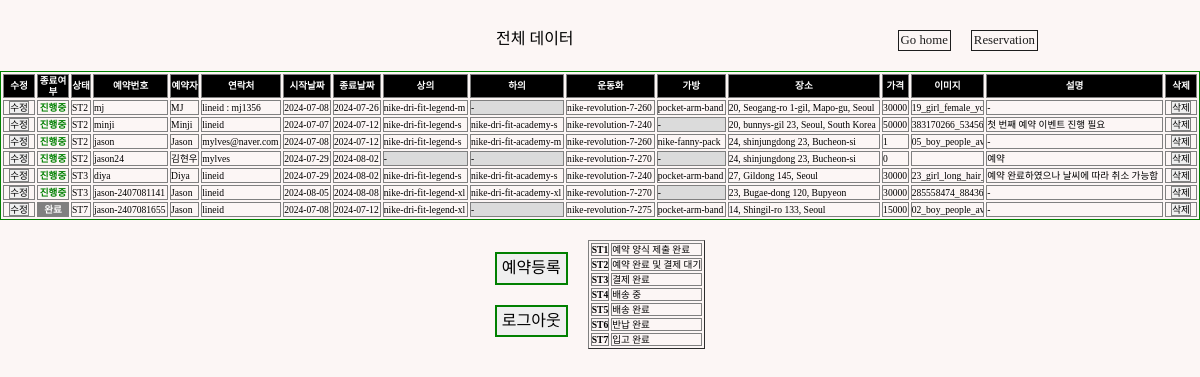
/sterna/data/ (signed in), run on an earlier commit of the app's database.
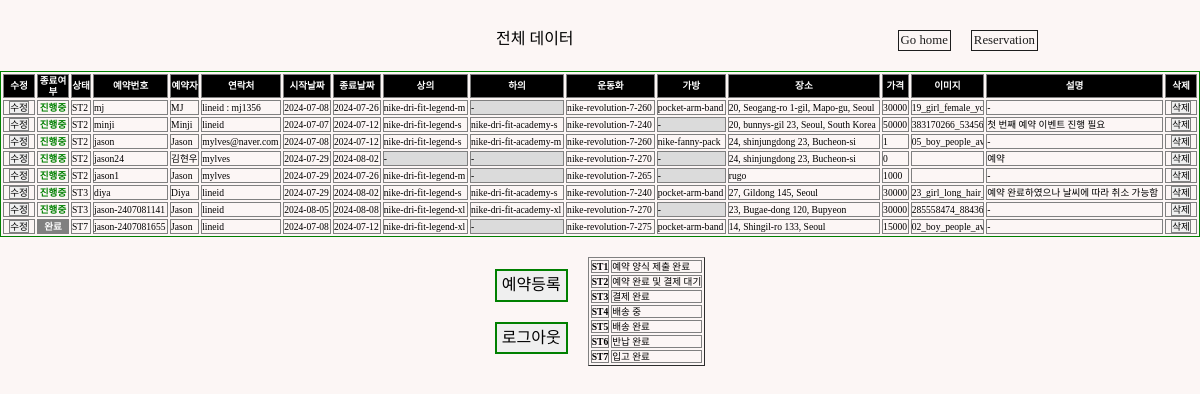
And on a later commit of the database.
### reservation/models.py (models this page shows, shortened)
class Reservation(models.Model):
    STATUS_CHOICE = [
        ("ST1", "예약 양식 제출 완료"),
        ("ST2", "예약 완료 및 결제 대기"),
        ("ST3", "결제 완료"),
        ("ST4", "배송 중"),
        ("ST5", "배송 완료"),
        ("ST6", "반납 완료"),
        ("ST7", "입고 완료"),
    ]
    reserv_id = models.CharField(
        max_length=20,
        primary_key=True,
        default="ste-" + datetime.now().strftime("%Y%m%dT%H%M%S"),
    )
    client = models.CharField(max_length=20)
    contact = models.CharField(max_length=50, blank=False)
    start_date = models.DateField()
    start_time = models.TimeField(blank=True, default=timezone.now)
    end_date = models.DateField()
    end_time = models.TimeField(blank=True, default=timezone.now)
    top = models.ForeignKey(
        Item,
        on_delete=models.CASCADE,
        limit_choices_to={"category": "top"},
        related_name="topName",
        blank=True,
        null=True,
    )
    bottom = models.ForeignKey(
        Item,
        on_delete=models.CASCADE,
        limit_choices_to={"category": "bottom"},
        related_name="bottomName",
        blank=True,
        null=True,
    )
    shoes = models.ForeignKey(
        Item,
        on_delete=models.CASCADE,
        limit_choices_to={"category": "shoes"},
        related_name="shoesName",
        blank=True,
        null=True,
    )
    bag = models.ForeignKey(
        Item,
        on_delete=models.CASCADE,
        limit_choices_to={"category": "bag"},
        related_name="bagName",
        blank=True,
        null=True,
    )
    image = models.ImageField(upload_to="", blank=True)
    desc = models.TextField(blank=True, default="-")
    status = models.CharField(
        max_length=3,
        choices=STATUS_CHOICE,
        default="ST1",
    )
    completed = models.BooleanField(default=False)
    cost = models.IntegerField(default=0)
    location = models.CharField(max_length=50, blank=False)
    paypal_link = models.CharField(max_length=50, blank=False, default="free")

class Item(models.Model):
    CATEGORY = [
        ("shoes", "Shoes"),
        ("top", "Top"),
        ("bottom", "Bottom"),
        ("bag", "Bag & Pouch"),
        ("etc", "ETC"),
    ]
    SIZE = [
        ("Others", "free"),
        (
            "shoes",
            (
                ("220", "220mm"),
                ("225", "225mm"),
                ("230", "230mm"),
                ("235", "235mm"),
                ("240", "240mm"),
                ("245", "245mm"),
                ("250", "250mm"),
                ("255", "255mm"),
                ("260", "260mm"),
                ("265", "265mm"),
                ("270", "270mm"),
                ("275", "275mm"),
                ("280", "280mm"),
                ("285", "285mm"),
                ("290", "290mm"),
                ("295", "295mm"),
                ("300", "300mm"),
            ),
        ),
        (
            "top",
            (
                ("XS", "XS"),
                ("S", "S"),
                ("M", "M"),
                ("L", "L"),
                ("XL", "XL"),
                ("XXL", "XXL"),
            ),
        ),
        (
            "bottom",
            (
                ("XS", "XS"),
                ("S", "S"),
                ("M", "M"),
                ("L", "L"),
                ("XL", "XL"),
                ("XXL", "XXL"),
            ),
        ),
    ]
    GENDER = {("M", "Male"), ("F", "Female"), ("E", "NO Gender")}
    category = models.CharField(max_length=10, choices=CATEGORY)
    gender = models.CharField(max_length=1, blank=True, choices=GENDER)
    name = models.CharField(max_length=20, blank=True)
    model_num = models.CharField(primary_key=True, max_length=50, blank=True)
    size = models.CharField(max_length=10, blank=True, choices=SIZE)
    amount = models.IntegerField(default=0, blank=True)
    link = models.URLField(blank=True)
    def __str__(self):
        return self.model_num

### reservation/views.py (the view)
# urls.py: path("sterna/data/", views.data, name="data"),
@login_required(login_url="users:login")
def data(request):
    reservation = Reservation.objects.all().order_by("status")
    context = {"reservation": reservation}
    return render(request, "admin/data.html", context)

### templates/admin/data.html (shortened to what the changed rows need)
{% load static %}
<!DOCTYPE html>
<html lang="en">
  <head>
    <link rel="stylesheet" type="text/css" href="{% static 'css/sterna.css' %}"/>
    <link rel="stylesheet" type="text/css" href="{% static 'css/normalize.css' %}"/>
    <link href="https://cdnjs.cloudflare.com/ajax/libs/bootstrap-datetimepicker/3.0.0/css/bootstrap-datetimepicker.min.css" rel="stylesheet"/>
  </head>
  <body>
    {% if user.is_staff %}
      <div>
        <table border="1px solid black" bordercolor="green" style="font-size:0.6rem; width:100%;">
          <tr style="background-color:black; color:white;">
            <th scope="col" style="width:30px; text-align:center">수정</th>
            <th scope="col" style="width:30px; text-align:center">종료여부</th>
            <th scope="col">상태</th>
            <th scope="col">예약번호</th>
            <th scope="col">예약자</th>
            <th scope="col">연락처</th>
            <th scope="col">시작날짜</th>
            <th scope="col">종료날짜</th>
            <th scope="col">상의</th>
            <th scope="col">하의</th>
            <th scope="col">운동화</th>
            <th scope="col">가방</th>
            <th scope="col">장소</th>
            <th scope="col">가격</th>
            <th scope="col" style="max-width:70px; text-align:center">이미지</th>
            <th scope="col">설명</th>
            <th scop="com">삭제</th>
          </tr>
          {% for data in reservation %}
            <tr>
              <td style="width:30px; text-align:center">
                <a href="{% url "reservation:update" data.pk %}">
                  <button>수정</button>
                </a>
              </td>
              {% if data.completed == True %}
                <td style="color:white; font-weight:bold; background-color:grey; text-align:center;">완료</td>
              {% else %}
                <td style="color:green; font-weight:bold; text-align:center;">진행중</td>
              {% endif %}
              <td>{{data.status}}</td>
              <td>{{data.reserv_id}}</td>
              <td>{{data.client}}</td>
              <td>{{data.contact}}</td>
              <td>{{data.start_date | date:"Y-m-d"}}</td>
              <td>{{data.end_date | date:"Y-m-d"}}</td>
              {% if data.top.name == None %}
                <td style='background-color:#DBDBDB;'>-</td>
              {% else %}
                <td>{{data.top}}</td>
              {% endif %}
              {% if data.bottom.name == None %}
                <td style='background-color:#DBDBDB;'>-</td>
              {% else %}
                <td>{{data.bottom}}</td>
              {% endif %}
              {% if data.shoes.name == None %}
                <td style='background-color:#DBDBDB;'>-</td>
              {% else %}
                <td>{{data.shoes}}</td>
              {% endif %}
              {% if data.bag.name == None %}
                <td style='background-color:#DBDBDB;'>-</td>
              {% else %}
                <td>{{data.bag}}</td>
              {% endif %}
              <td>{{data.location}}</td>
              <td>{{data.cost}}</td>
              <td style="max-width:70px; overflow:hidden;">{{data.image}}</td>
              <td>{{data.desc}}</td>
              <td style="width:30px; text-align:center">
                <div class="del-button">
                  <a href="{% url "reservation:delpage" data.pk %}">
                    <button>삭제</button>
                  </a>
                </div>
              </td>
            </tr>
          {% endfor %}
        </table>
        <div class="flex-row">
          <table style="margin:20px 0 0 20px;" border="1">
            <tr style='font-weight:normal; font-size:0.6rem;'>
              <th>ST1</th>
            </tr>
            <tr style='font-weight:normal; font-size:0.6rem;'>
              <th>ST2</th>
            </tr>
            <tr style='font-weight:normal; font-size:0.6rem;'>
              <th>ST3</th>
            </tr>
            <tr style='font-weight:normal; font-size:0.6rem;'>
              <th>ST4</th>
            </tr>
            <tr style='font-weight:normal; font-size:0.6rem;'>
              <th>ST5</th>
            </tr>
            <tr style='font-weight:normal; font-size:0.6rem;'>
              <th>ST6</th>
            </tr>
            <tr style='font-weight:normal; font-size:0.6rem;'>
              <th>ST7</th>
            </tr>
          </table>
        </div>
      </div>
    {% else %}
      <p class='tocenter' style='margin-top:30px; font-weight:bold; color:blue; font-size:2rem;'>관리자만 열람 가능</p>
    {% endif %}
  </body>
</html>

What changed in the data, as far as the page shows it:
added Reservation: completed "진행중", status "ST2", reserv_id "jason1", client "Jason", contact "mylves", start_date "2024-07-29", end_date "2024-07-26", top "nike-dri-fit-legend-m", shoes "nike-revolution-7-265", location "rugo", cost "1000", desc "-"
